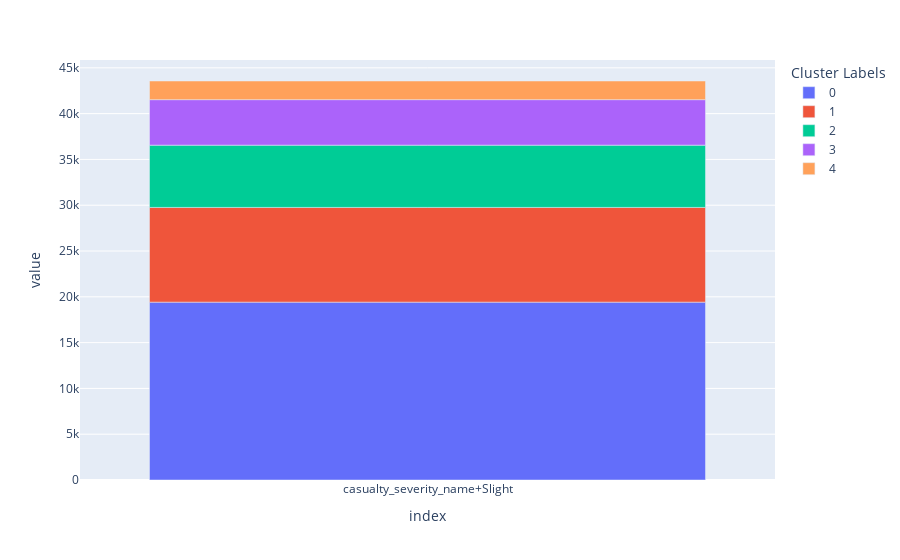

Notebook source saved alongside this figure:
### Code cell
import plotly.express as px

long_df = px.data.medals_long()

fig = px.bar(cluster_counts.T[boolean])
fig.show()

### Figure 1 — Plotly figure (JSON) as saved in the notebook; plotly's stock layout.template omitted (floating-point values rounded to 4 significant figures)
{"data": [{"alignmentgroup": "True", "hovertemplate": "Cluster Labels=0<br>index=%{x}<br>value=%{y}<extra></extra>", "legendgroup": "0", "marker": {"color": "#636efa", "pattern": {"shape": ""}}, "name": "0", "offsetgroup": "0", "orientation": "v", "showlegend": true, "textposition": "auto", "type": "bar", "x": ["casualty_severity_name+Slight"], "xaxis": "x", "y": [19419], "yaxis": "y"}, {"alignmentgroup": "True", "hovertemplate": "Cluster Labels=1<br>index=%{x}<br>value=%{y}<extra></extra>", "legendgroup": "1", "marker": {"color": "#EF553B", "pattern": {"shape": ""}}, "name": "1", "offsetgroup": "1", "orientation": "v", "showlegend": true, "textposition": "auto", "type": "bar", "x": ["casualty_severity_name+Slight"], "xaxis": "x", "y": [10340], "yaxis": "y"}, {"alignmentgroup": "True", "hovertemplate": "Cluster Labels=2<br>index=%{x}<br>value=%{y}<extra></extra>", "legendgroup": "2", "marker": {"color": "#00cc96", "pattern": {"shape": ""}}, "name": "2", "offsetgroup": "2", "orientation": "v", "showlegend": true, "textposition": "auto", "type": "bar", "x": ["casualty_severity_name+Slight"], "xaxis": "x", "y": [6799], "yaxis": "y"}, {"alignmentgroup": "True", "hovertemplate": "Cluster Labels=3<br>index=%{x}<br>value=%{y}<extra></extra>", "legendgroup": "3", "marker": {"color": "#ab63fa", "pattern": {"shape": ""}}, "name": "3", "offsetgroup": "3", "orientation": "v", "showlegend": true, "textposition": "auto", "type": "bar", "x": ["casualty_severity_name+Slight"], "xaxis": "x", "y": [4969], "yaxis": "y"}, {"alignmentgroup": "True", "hovertemplate": "Cluster Labels=4<br>index=%{x}<br>value=%{y}<extra></extra>", "legendgroup": "4", "marker": {"color": "#FFA15A", "pattern": {"shape": ""}}, "name": "4", "offsetgroup": "4", "orientation": "v", "showlegend": true, "textposition": "auto", "type": "bar", "x": ["casualty_severity_name+Slight"], "xaxis": "x", "y": [2036], "yaxis": "y"}], "layout": {"barmode": "relative", "legend": {"title": {"text": "Cluster Labels"}, "tracegroupgap": 0}, "margin": {"t": 60}, "xaxis": {"anchor": "y", "domain": [0, 1], "title": {"text": "index"}}, "yaxis": {"anchor": "x", "domain": [0, 1], "title": {"text": "value"}}}}
